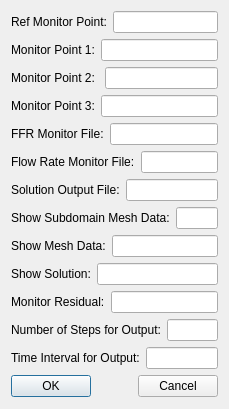
<?xml version="1.0" encoding="UTF-8"?>
<ui version="4.0">
 <class>QtArteryTechOutputSetupUI</class>
 <widget class="QDialog" name="QtArteryTechOutputSetupUI">
  <property name="geometry">
   <rect>
    <x>0</x>
    <y>0</y>
    <width>229</width>
    <height>409</height>
   </rect>
  </property>
  <property name="windowTitle">
   <string>QtArteryTechOutputSetupUI</string>
  </property>
  <layout class="QVBoxLayout" name="verticalLayout_2">
   <item>
    <layout class="QVBoxLayout" name="verticalLayout">
     <item>
      <layout class="QHBoxLayout" name="horizontalLayout">
       <item>
        <widget class="QLabel" name="RefMonitorPointLabel">
         <property name="text">
          <string>Ref Monitor Point:</string>
         </property>
        </widget>
       </item>
       <item>
        <widget class="QLineEdit" name="RefMonitorPointLineEdit"/>
       </item>
      </layout>
     </item>
     <item>
      <layout class="QHBoxLayout" name="horizontalLayout_2">
       <item>
        <widget class="QLabel" name="MonitorPoint1Label">
         <property name="text">
          <string>Monitor Point 1:</string>
         </property>
        </widget>
       </item>
       <item>
        <widget class="QLineEdit" name="MonitorPoint1LineEdit"/>
       </item>
      </layout>
     </item>
     <item>
      <layout class="QHBoxLayout" name="horizontalLayout_3">
       <item>
        <widget class="QLabel" name="MonitorPoint2Label">
         <property name="text">
          <string>Monitor Point 2: </string>
         </property>
        </widget>
       </item>
       <item>
        <widget class="QLineEdit" name="MonitorPoint2LineEdit"/>
       </item>
      </layout>
     </item>
     <item>
      <layout class="QHBoxLayout" name="horizontalLayout_4">
       <item>
        <widget class="QLabel" name="MonitorPoint3Label">
         <property name="text">
          <string>Monitor Point 3:</string>
         </property>
        </widget>
       </item>
       <item>
        <widget class="QLineEdit" name="MonitorPoint3LineEdit"/>
       </item>
      </layout>
     </item>
     <item>
      <layout class="QHBoxLayout" name="horizontalLayout_5">
       <item>
        <widget class="QLabel" name="FFRMonitorFileLabel">
         <property name="text">
          <string>FFR Monitor File:</string>
         </property>
        </widget>
       </item>
       <item>
        <widget class="QLineEdit" name="FFRMonitorFileLineEdit"/>
       </item>
      </layout>
     </item>
     <item>
      <layout class="QHBoxLayout" name="horizontalLayout_6">
       <item>
        <widget class="QLabel" name="FlowRateMonitorFileLabel">
         <property name="text">
          <string>Flow Rate Monitor File:</string>
         </property>
        </widget>
       </item>
       <item>
        <widget class="QLineEdit" name="FlowRateMonitorFileLineEdit"/>
       </item>
      </layout>
     </item>
     <item>
      <layout class="QHBoxLayout" name="horizontalLayout_7">
       <item>
        <widget class="QLabel" name="SolutionOutputFileLabel">
         <property name="text">
          <string>Solution Output File:</string>
         </property>
        </widget>
       </item>
       <item>
        <widget class="QLineEdit" name="SolutionOutputFileLineEdit"/>
       </item>
      </layout>
     </item>
     <item>
      <layout class="QHBoxLayout" name="horizontalLayout_8">
       <item>
        <widget class="QLabel" name="ShowSubdomainMeshDataLabel">
         <property name="text">
          <string>Show Subdomain Mesh Data:</string>
         </property>
        </widget>
       </item>
       <item>
        <widget class="QLineEdit" name="ShowSubdomainMeshDataLineEdit"/>
       </item>
      </layout>
     </item>
     <item>
      <layout class="QHBoxLayout" name="horizontalLayout_9">
       <item>
        <widget class="QLabel" name="ShowMeshDataLabel">
         <property name="text">
          <string>Show Mesh Data:</string>
         </property>
        </widget>
       </item>
       <item>
        <widget class="QLineEdit" name="ShowMeshDataLineEdit"/>
       </item>
      </layout>
     </item>
     <item>
      <layout class="QHBoxLayout" name="horizontalLayout_10">
       <item>
        <widget class="QLabel" name="ShowSolutionLabel">
         <property name="text">
          <string>Show Solution:</string>
         </property>
        </widget>
       </item>
       <item>
        <widget class="QLineEdit" name="ShowSolutionLineEdit"/>
       </item>
      </layout>
     </item>
     <item>
      <layout class="QHBoxLayout" name="horizontalLayout_11">
       <item>
        <widget class="QLabel" name="MonitorResidualLabel">
         <property name="text">
          <string>Monitor Residual:</string>
         </property>
        </widget>
       </item>
       <item>
        <widget class="QLineEdit" name="MonitorResidualLineEdit"/>
       </item>
      </layout>
     </item>
     <item>
      <layout class="QHBoxLayout" name="horizontalLayout_12">
       <item>
        <widget class="QLabel" name="NumberOfStepsForOutputLabel">
         <property name="text">
          <string>Number of Steps for Output:</string>
         </property>
        </widget>
       </item>
       <item>
        <widget class="QLineEdit" name="NumberOfStepsForOutputLineEdit"/>
       </item>
      </layout>
     </item>
     <item>
      <layout class="QHBoxLayout" name="horizontalLayout_13">
       <item>
        <widget class="QLabel" name="TimeIntervalForOutputLabel">
         <property name="text">
          <string>Time Interval for Output:</string>
         </property>
        </widget>
       </item>
       <item>
        <widget class="QLineEdit" name="TimeIntervalForOutputLineEdit"/>
       </item>
      </layout>
     </item>
     <item>
      <layout class="QHBoxLayout" name="horizontalLayout_14">
       <item>
        <widget class="QPushButton" name="OkPushButton">
         <property name="text">
          <string>OK</string>
         </property>
        </widget>
       </item>
       <item>
        <spacer name="horizontalSpacer">
         <property name="orientation">
          <enum>Qt::Horizontal</enum>
         </property>
         <property name="sizeHint" stdset="0">
          <size>
           <width>40</width>
           <height>20</height>
          </size>
         </property>
        </spacer>
       </item>
       <item>
        <widget class="QPushButton" name="CancelPushButton">
         <property name="text">
          <string>Cancel</string>
         </property>
        </widget>
       </item>
      </layout>
     </item>
    </layout>
   </item>
  </layout>
 </widget>
 <layoutdefault spacing="6" margin="11"/>
 <resources/>
 <connections/>
</ui>
